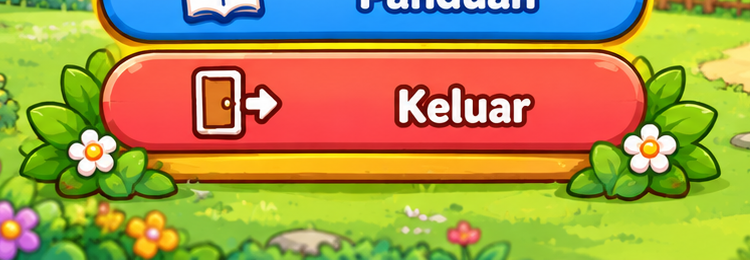
#> input picture tools/menu_exit_crop.png, 750 x 260 px
$ python -i process_assets.py   (imports and definitions only)
#> lines starting #> are read from the running program, lines starting #| are printed output that depends on the picture; after the words box and inside, x2 and y2 are one past the last pixel; in counts of white or black regions, pixels touching at a corner belong together
#> further down, picture is the input picture: PIL image 750x260 RGB; mean R, G, B 164.8, 149.3, 74.5
from __future__ import annotations

import json
import sys
from pathlib import Path

from PIL import Image, ImageChops, ImageDraw


ROOT = Path(__file__).resolve().parents[1]
SOURCE = ROOT / "assets" / "source" / "new_folder_11" / "New folder (4)"
ASSETS = ROOT / "assets"
REPORTS = ASSETS / "reports"

BACKGROUNDS = {
    "b87p6gb87p6gb87p": "bg_level_01_forest.png",
    "iwmvxbiwmvxbiwmv": "bg_level_02_meadow.png",
    "cdyd2scdyd2scdyd": "bg_level_03_river.png",
    "ewfs7iewfs7iewfs": "bg_level_04_festival.png",
    "yzlconyzlconyzlc": "bg_level_05_garden_dirty.png",
    "jia4s5jia4s5jia4": "bg_level_05_garden_clean.png",
    "lsyr3mlsyr3mlsyr": "bg_ending_village.png",
}

SHEETS = {
    "2mogzx2mogzx2mog": ("characters/lili", "lili"),
    "4vtlrw4vtlrw4vtl": ("characters/tutu", "tutu"),
    "709gyl709gyl709g": ("characters/villagers/hedgehog", "hedgehog"),
    "70i53h70i53h70i5": ("characters/momo", "momo"),
    "a6hmnva6hmnva6hm": ("characters/villagers/deer", "deer"),
    "amuuzwamuuzwamuu": ("characters/villagers/rabbit", "rabbit_villager"),
    "bd5q4bd5q4bd5q4b": ("characters/villagers/squirrel", "squirrel"),
    "s3ueevs3ueevs3ue": ("characters/villagers/bird", "bird"),
}

OBJECTS = {
    "1qcitc1qcitc1qci": ("objects/drinks", "obj_juice"),
    "26gszo26gszo26gs": ("objects/food", "obj_strawberry"),
    "4kghgl4kghgl4kgh": ("objects/tableware", "obj_tableware"),
    "5iir9p5iir9p5iir": ("objects/decorations", "decor_bush"),
    "avrmvdavrmvdavrm": ("objects/bridge", "obj_wood"),
    "chhakvchhakvchha": ("objects/garden", "obj_trash"),
    "eo7gpfeo7gpfeo7g": ("objects/garden", "obj_watering_can"),
    "hemg2nhemg2nhemg": ("objects/food", "obj_cake"),
    "k5jmjak5jmjak5jm": ("objects/garden", "obj_dry_branch"),
    "riirrzriirrzriir": ("objects/mission", "obj_basket"),
    "rkdcyrkdcyrkdcyr": ("objects/mission", "obj_fruit_basket"),
    "s7r7yqs7r7yqs7r7": ("objects/food", "obj_bread"),
    "t64hedt64hedt64h": ("objects/bridge", "obj_rope"),
    "ujw848ujw848ujw8": ("objects/food", "obj_fruit"),
}

MARKER = (0, 255, 255)


# [5 lines left out: function source_for, not called in this run]


def remove_background(image: Image.Image) -> Image.Image:
    """Remove edge-connected white or gray printed checkerboard pixels.

    Background candidates are flood-filled from the image edge. This keeps
    white eyes and clothing intact when they are enclosed by the dark outline.
    """
    rgb = image.convert("RGB")
    mask = Image.new("L", rgb.size, 0)
#> mask: PIL image 750x260 L; every value is 0
    source_pixels = rgb.load()
    mask_pixels = mask.load()
    for y in range(rgb.height):
        for x in range(rgb.width):
            red, green, blue = source_pixels[x, y]
            if max(red, green, blue) - min(red, green, blue) <= 12 and (red + green + blue) // 3 >= 120:
                mask_pixels[x, y] = 255
    ImageDraw.floodfill(mask, (0, 0), 128, thresh=0)
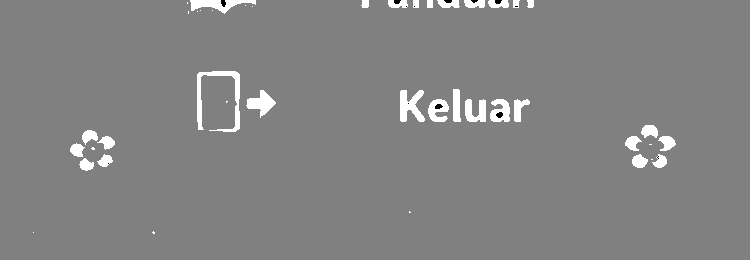
#> mask: PIL image 750x260 L; min 0, max 255, mean 131.6
    alpha = mask.point(lambda value: 0 if value == 128 else 255)
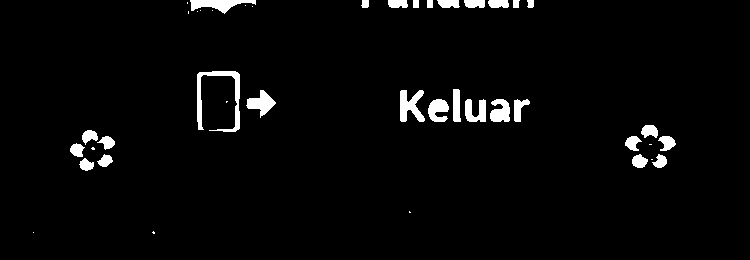
#> alpha: PIL image 750x260 L; 3% white; 42 white regions (14 under 20 px), largest, box (x1, y1, x2, y2) and area: (197, 71, 240, 132) 747, (400, 90, 425, 122) 486, (190, 0, 256, 14) 473
    alpha_pixels = alpha.load()
    for y in range(rgb.height):
        for x in range(rgb.width):
            red, green, blue = source_pixels[x, y]
            average = (red + green + blue) // 3
            # Printed checkerboards can also appear inside enclosed handles.
            # Their near-gray 180/230 tones are distinct from the colored art.
            if max(red, green, blue) - min(red, green, blue) <= 4 and 165 <= average <= 240:
                alpha_pixels[x, y] = 0
    rgba = rgb.convert("RGBA")
    rgba.putalpha(alpha)
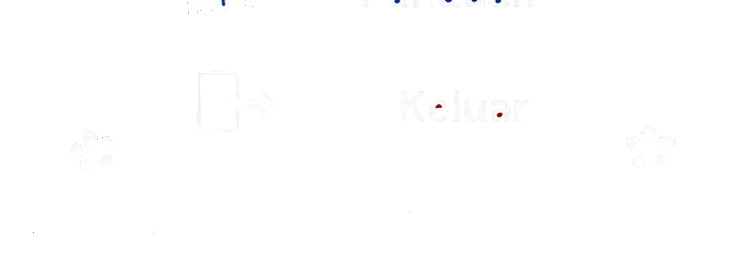
#> rgba: PIL image 750x260 RGBA; mean R, G, B, A 164.8, 149.3, 74.5, 7.7; transparent parts drawn white
    return rgba


# [96 lines left out: functions bands, split_components, save_parts, save_background, main, not called in this run]


# [2 lines not run here, left out]

>>> from PIL import Image
>>> picture = Image.open('menu_exit_crop.png')
>>> result = remove_background(picture)
